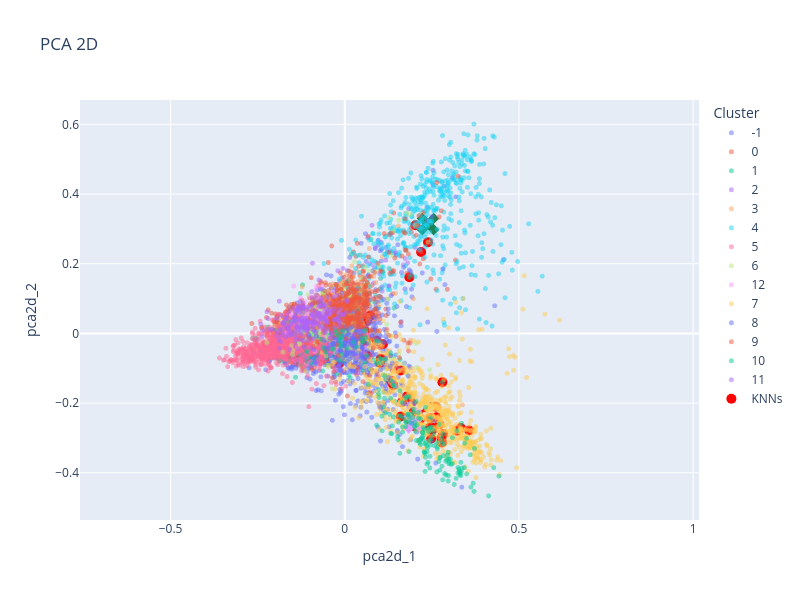

Notebook cell for this chart:
### Code cell
# PCA

# Calcular centroides de cada cluster
centroids = df.groupby(clustering_method)[['pca2d_1', 'pca2d_2']].mean().reset_index()

# Crear gráfico de dispersión interactivo con leyenda discreta
fig = px.scatter(
    df, 
    x='pca2d_1',
    y='pca2d_2',
    size=None,
    color=clustering_method,  # Usar la columna categórica para el color
    title='PCA 2D',
    color_discrete_sequence=px.colors.qualitative.Plotly,  # Usar una paleta de colores discreta
    hover_data=[clustering_method, 'title'],  # Agregar el cluster y el título al tooltip
    hover_name='title',  # Mostrar el título como identificador principal en el tooltip
    opacity=0.5
)

# Asegurar que la relación de aspecto sea 1:1 tanto en los ejes como en la figura
fig.update_layout(
    xaxis=dict(scaleanchor="y"),  # Vincula la escala del eje x con el eje y
    yaxis=dict(scaleanchor="x"),  # Vincula la escala del eje y con el eje x
    width=800,  # Establece un tamaño específico para el ancho
    height=600,  # Establece el mismo tamaño para la altura
    legend_title_text='Cluster'  # Personalizar el título de la leyenda
)

# Personalizar el formato del tooltip
fig.update_traces(
    marker=dict(size=5),
    hovertemplate="<b>Title:</b> %{hovertext}<br>" +  # Título en negrita
                  "<b>Cluster:</b> %{customdata[0]}<br>" +  # Mostrar el cluster (usando customdata)
                  "<b>X:</b> %{x}<br>" +  # Coordenada X
                  "<b>Y:</b> %{y}<br>" +  # Coordenada Y
                  "<extra></extra>"  # Eliminar información adicional no deseada
)

# Agregar puntos resaltados en rojo, sin que aparezcan en la leyenda
fig.add_scatter(
    x=df.loc[knn_idxs[0], 'pca2d_1'],
    y=df.loc[knn_idxs[0], 'pca2d_2'],
    mode='markers',
    marker=dict(color='red', size=10),
    name='KNNs',
    showlegend=True,
    customdata=df.loc[knn_idxs[0], [clustering_method]],  # Asegurar que tengan los mismos datos adicionales
    hovertext=df.loc[knn_idxs[0], 'title'],  # Usar el título también para estos puntos
    hovertemplate="<b>Title:</b> %{hovertext}<br>" +
                  "<b>Cluster:</b> %{customdata[0]}<br>" +
                  "<b>X:</b> %{x}<br>" +
                  "<b>Y:</b> %{y}<br>" +
                  "<extra></extra>"
)

# Obtener los colores usados en el gráfico principal
colors = px.colors.qualitative.Alphabet

# Crear un diccionario que mapea cada cluster a un color
cluster_colors = dict(zip(df[clustering_method].cat.categories, colors))

# Agregar centroides con el color correspondiente de su cluster
for cluster in centroids[clustering_method]:
    centroid = centroids[centroids[clustering_method] == cluster]
    fig.add_scatter(
        x=centroid['pca2d_1'],
        y=centroid['pca2d_2'],
        mode='markers',
        marker=dict(color=cluster_colors[cluster], size=20, symbol='x'),
        name=f'Centroid {cluster}',  # Opcional, si quieres que aparezca en la leyenda
        showlegend=False
    )

# Mostrar el gráfico
fig.show()

### Figure 1 — Plotly figure (JSON) as saved in the notebook; plotly's stock layout.template omitted (floating-point values rounded to 4 significant figures; data arrays with more than 128 entries replaced by an {"elided": "..."} marker saying what was removed)
{"data": [{"customdata": {"elided": "1076x2 mixed values"}, "hovertemplate": "<b>Title:</b> %{hovertext}<br><b>Cluster:</b> %{customdata[0]}<br><b>X:</b> %{x}<br><b>Y:</b> %{y}<br><extra></extra>", "hovertext": {"elided": "1076 str values"}, "legendgroup": "-1", "marker": {"color": "#636EFA", "opacity": 0.5, "size": 5, "symbol": "circle"}, "mode": "markers", "name": "-1", "showlegend": true, "type": "scattergl", "x": {"elided": "1076 float values"}, "xaxis": "x", "y": {"elided": "1076 float values"}, "yaxis": "y"}, {"customdata": {"elided": "1366x2 mixed values"}, "hovertemplate": "<b>Title:</b> %{hovertext}<br><b>Cluster:</b> %{customdata[0]}<br><b>X:</b> %{x}<br><b>Y:</b> %{y}<br><extra></extra>", "hovertext": {"elided": "1366 str values"}, "legendgroup": "0", "marker": {"color": "#EF553B", "opacity": 0.5, "size": 5, "symbol": "circle"}, "mode": "markers", "name": "0", "showlegend": true, "type": "scattergl", "x": {"elided": "1366 float values"}, "xaxis": "x", "y": {"elided": "1366 float values"}, "yaxis": "y"}, {"customdata": {"elided": "565x2 mixed values"}, "hovertemplate": "<b>Title:</b> %{hovertext}<br><b>Cluster:</b> %{customdata[0]}<br><b>X:</b> %{x}<br><b>Y:</b> %{y}<br><extra></extra>", "hovertext": {"elided": "565 str values"}, "legendgroup": "1", "marker": {"color": "#00CC96", "opacity": 0.5, "size": 5, "symbol": "circle"}, "mode": "markers", "name": "1", "showlegend": true, "type": "scattergl", "x": {"elided": "565 float values"}, "xaxis": "x", "y": {"elided": "565 float values"}, "yaxis": "y"}, {"customdata": {"elided": "162x2 mixed values"}, "hovertemplate": "<b>Title:</b> %{hovertext}<br><b>Cluster:</b> %{customdata[0]}<br><b>X:</b> %{x}<br><b>Y:</b> %{y}<br><extra></extra>", "hovertext": {"elided": "162 str values"}, "legendgroup": "2", "marker": {"color": "#AB63FA", "opacity": 0.5, "size": 5, "symbol": "circle"}, "mode": "markers", "name": "2", "showlegend": true, "type": "scattergl", "x": {"elided": "162 float values"}, "xaxis": "x", "y": {"elided": "162 float values"}, "yaxis": "y"}, {"customdata": {"elided": "187x2 mixed values"}, "hovertemplate": "<b>Title:</b> %{hovertext}<br><b>Cluster:</b> %{customdata[0]}<br><b>X:</b> %{x}<br><b>Y:</b> %{y}<br><extra></extra>", "hovertext": {"elided": "187 str values"}, "legendgroup": "3", "marker": {"color": "#FFA15A", "opacity": 0.5, "size": 5, "symbol": "circle"}, "mode": "markers", "name": "3", "showlegend": true, "type": "scattergl", "x": {"elided": "187 float values"}, "xaxis": "x", "y": {"elided": "187 float values"}, "yaxis": "y"}, {"customdata": {"elided": "461x2 mixed values"}, "hovertemplate": "<b>Title:</b> %{hovertext}<br><b>Cluster:</b> %{customdata[0]}<br><b>X:</b> %{x}<br><b>Y:</b> %{y}<br><extra></extra>", "hovertext": {"elided": "461 str values"}, "legendgroup": "4", "marker": {"color": "#19D3F3", "opacity": 0.5, "size": 5, "symbol": "circle"}, "mode": "markers", "name": "4", "showlegend": true, "type": "scattergl", "x": {"elided": "461 float values"}, "xaxis": "x", "y": {"elided": "461 float values"}, "yaxis": "y"}, {"customdata": {"elided": "693x2 mixed values"}, "hovertemplate": "<b>Title:</b> %{hovertext}<br><b>Cluster:</b> %{customdata[0]}<br><b>X:</b> %{x}<br><b>Y:</b> %{y}<br><extra></extra>", "hovertext": {"elided": "693 str values"}, "legendgroup": "5", "marker": {"color": "#FF6692", "opacity": 0.5, "size": 5, "symbol": "circle"}, "mode": "markers", "name": "5", "showlegend": true, "type": "scattergl", "x": {"elided": "693 float values"}, "xaxis": "x", "y": {"elided": "693 float values"}, "yaxis": "y"}, {"customdata": {"elided": "313x2 mixed values"}, "hovertemplate": "<b>Title:</b> %{hovertext}<br><b>Cluster:</b> %{customdata[0]}<br><b>X:</b> %{x}<br><b>Y:</b> %{y}<br><extra></extra>", "hovertext": {"elided": "313 str values"}, "legendgroup": "6", "marker": {"color": "#B6E880", "opacity": 0.5, "size": 5, "symbol": "circle"}, "mode": "markers", "name": "6", "showlegend": true, "type": "scattergl", "x": {"elided": "313 float values"}, "xaxis": "x", "y": {"elided": "313 float values"}, "yaxis": "y"}, {"customdata": {"elided": "103x2 mixed values"}, "hovertemplate": "<b>Title:</b> %{hovertext}<br><b>Cluster:</b> %{customdata[0]}<br><b>X:</b> %{x}<br><b>Y:</b> %{y}<br><extra></extra>", "hovertext": ["a branch current reallocation based energy balancing strategy for the modular multilevel matrix converter operating around equal frequency", "a branch energy control method based on optimized neutral point voltage injection for a hexagonal modular multilevel direct converter hexverter ", "a consensus approach to distributed balancing control of modular multilevel converters", "a decoupled energy control strategy for the series bridge converter sbc for hvdc applications", "a hybrid negative current compensation system for high speed railway power system", "a modular multilevel converter based railway power conditioner for power balance and harmonic compensation in scott railway traction system", "a modular multilevel matrix converter for high speed drive applications", "a multilevel ac ac conversion system and control method using y connected h bridge circuits and bidirectional switches", "a new isolated railway power supply system based on mmc and scott transformers", "a novel branch energy balancing control method for modular multilevel matrix converter under unbalanced system conditions", "a novel cascaded vector control scheme for the modular multilevel matrix converter", "a novel modulation with voltage balancing control for a modular matrix converter", "a novel space vector control with capacitor voltage balancing for a multilevel modular matrix converter", "a railway power conditioner using direct ac ac modular multilevel converter", "a railway traction power conditioner using modular multilevel converter and its control strategy for high speed railway system", "a sept branch modular multilevel converter for three phase to single phase direct ac ac equal frequency conversion", "a single phase direct ac ac modular multilevel converter for railway power conditioning", "a single phase five branch direct ac ac modular multilevel converter for railway power conditioning", "a single phase five branch modular multilevel converter for direct ac ac equal frequency conversion", "advanced traction power supply system based on modular multilevel converters", "analysis and control of modular multilevel matrix converters under branch fault conditions", "back to back mmc converter for railway application using averaged submodules model", "bipartite graph masking modulation for modular multilevel matrix converter", "braking energy recovery by modular multilevel converters in mvdc railway electrification systems", "branch energy balancing of double wye dc dc modular multilevel converter", "branch energy balancing with a generalised control concept for modular multilevel topologies using the example of the modular multilevel converter", "branch energy control for the modular multilevel direct converter hexverter", "branch energy control of the three phase to single phase direct ac ac modular multilevel converter under equal frequency operation condition", "capacitance parameter design of hexagonal modular multilevel ac ac converter", "circuit dynamics analysis and control of the full bridge five branch modular multilevel converter for comprehensive power quality management of cophase railway power system", "closed loop decoupled control and implementation of the modular multilevel matrix converter in similar equal frequency operation", "closed loop vector control of the modular multilevel matrix converter for equal input output operating frequencies", "co phase power supply scheme based on mmc and yd wiring", "comparison of two modular multilevel converter internal energy balancing methods", "comprehensive comparison of modular multilevel converter internal energy balancing methods", "control approach for a class of modular multilevel converter topologies", "control of a back to back modular multilevel matrix converter for low frequency ac transmission", "control of a three phase to five phase modular multilevel matrix converter based on a generalized control concept", "control of the cascaded h bridge multilevel matrix converter", "control scheme of the modular multilevel matrix converter using space vector modulation for wide frequency range operation", "control strategy for modular multilevel matrix converters at high output frequencies", "control strategy of the modular multilevel matrix converter", "cophase traction power supply system based mmc vv wiring", "current control and branch energy balancing of the modular multilevel matrix converter", "direct arm energy control of the modular multilevel matrix converter", "direct power control of modular multilevel matrix converter for flexible ac transmission system applications", "energy balancing of the modular multilevel matrix converter based on a new transformed arm power analysis", "evaluation of negative sequence current compensators for high speed electric railways", "exploration of a modular multilevel converter for direct ac ac conversion", "field oriented control of a modular multilevel matrix converter based variable speed drive", "four port modular multilevel ac ac converter in continuous co phase traction power supply application", "fpga based digital implementation of flexible power control for three phase to single phase mmc based advanced co phase traction power supply system", "full degree of freedom based control scheme of the single phase direct ac ac modular multilevel converter for railway power conditioning under asymmetric branch conditions", "fully decoupled branch energy balancing control method for modular multilevel matrix converter based on sequence circulating components", "fully decoupled current control and energy balancing of the modular multilevel matrix converter", "generalized control approach for a class of modular multilevel converter topologies", "half bridge sub module based modular multilevel converter in hz hz railway continuous co phase power supply application", "hardware in the loop modeling of an actively fed mvdc railway systems of the future", "harmonic and imbalance compensation in electric railway systems using modular multilevel converters under varying load conditions", "hex y a new modular multilevel converter topology for a direct ac ac power conversion", "high power multi modular matrix converters with sinusoidal input output waveforms", "hybrid railway power conditioner based on chopper cell modular multilevel converter with four legs", "hybrid railway power conditioner based on half bridge modular multilevel converter", "igct based modular multilevel converter for an ac ac rail power supply", "improved branch energy balance control for three phase to single phase modular multilevel converter for railway traction power supply", "indirect finite control set model predictive control of ac ac modular multilevel converter for railway traction system", "integrated current energy modeling and control for modular multilevel matrix converter", "inter arm voltage balance control of a modular multilevel matrix converter with injecting dual frequency circulating current", "low frequency circulating current injection in eight component control for modular multilevel matrix converter under equal frequency", "low frequency mode operation for direct ac ac modular multilevel converter systems a comparison of m c and hex y topology", "low speed drive operation of the modular multilevel converter hexverter down to zero frequency", "modeling and simulation of novel railway power supply system based on power conversion technology", "modular multilevel converter in electrified railway systems applications of rail static frequency converters and rail power conditioners", "modular multilevel matrix converter control method based on feedforward decoupling branch energy balance for fault arc suppression in distribution networks", "multilevel modular matrix converter for high voltage applications control design and experimental characteristics", "novel operation mode of the modular multilevel matrix converter based on a dimensioning algorithm", "on facilitating the modular multilevel converter power scalability through branch paralleling", "operating performance of the modular multilevel matrix converter in drive applications", "operation of modular matrix converter under close input and output frequency by using voltage space vector modulation", "operation of modular matrix converter with hieralchical control system under cell failure condition", "operation of modular multilevel matrix converters with failed branches", "optimal arm current reallocation of modular multilevel matrix converter dedicated for power grid interconnection", "optimised operation mode for the hexverter topology based on adjacent compensating power", "optimized branch current control of modular multilevel matrix converters under branch fault conditions", "optimized operation of the full bridge five branch modular multilevel converter for power quality enhancement of cophase railway power system", "performance analysis of energy balancing methods for matrix modular multilevel converters", "phase capacitor voltage balancing control for co phase traction power supply system using direct ac ac ful bridge modular multilevel converter", "predictive branch energy controller for a hybrid modular multilevel converter in quasi three level operation", "railway power conditioner based on delta connected modular multilevel converter", "reduced branch modular multilevel matrix converter with an operating point optimised control strategy in a branch failure event", "research on railway braking energy feedback device and control method", "research on symmetric bipolar mmc m tdc based flexible railway traction power supply system", "simplified rail power conditioner based on a half bridge indirect ac dc ac modular multilevel converter and a v v power transformer", "smooth transition of modular multilevel matrix converter to hexverter during single arm failure", "star connection supercapacitor embedded chmc based statcom for electrified railways", "survey on the hexverter topology a modular multilevel ac ac converter", "the comparison of different variants of new traction drives with medium frequency transformer", "using both the circulating currents and the common mode voltage for the branch energy control of modular multilevel converters", "validation of an extended loss optimised branch energy control for modular multilevel converters under unbalanced grid conditions", "vector control of a modular multilevel matrix converter for variable speed drive applications", "vector control of a modular multilevel matrix converter operating over the full output frequency range", "vibrational control for energy balancing in modular multilevel converters", "zero sequence voltage suppression control with capacitor voltage balancing for a modular multilevel matrix converter"], "legendgroup": "12", "marker": {"color": "#FF97FF", "opacity": 0.5, "size": 5, "symbol": "circle"}, "mode": "markers", "name": "12", "showlegend": true, "type": "scattergl", "x": [-0.09388, -0.07304, -0.07156, -0.008563, 0.03011, -0.04754, -0.05519, -0.08621, -0.02795, -0.026, -0.09828, -0.1673, -0.06596, -0.02249, -0.02215, -0.0101, -0.02285, -0.09335, -0.01413, -0.02962, 0.2093, -0.02868, -0.06008, 0.07092, -0.08594, -0.049, -0.04411, -0.0362, -0.01117, -0.0217, -0.1272, -0.1465, -0.05684, -0.05546, -0.02138, -0.04713, -0.06874, -0.05445, -0.1157, -0.1492, -0.112, -0.1267, -0.0322, -0.05723, -0.05954, -0.02474, -0.07094, -0.04266, -0.01469, -0.07206, -0.02036, -0.05524, -0.01787, -0.09182, -0.1131, -0.06295, -0.05544, 0.05306, -0.1306, -0.04228, -0.1305, -0.06642, -0.06851, -0.02084, -0.06876, -0.1122, -0.008606, -0.108, -0.09393, -0.07383, -0.1078, -0.0007515, -0.03731, -0.01214, -0.1527, -0.06918, -0.05411, -0.08046, -0.1514, -0.03914, 0.08328, -0.05207, -0.0257, 0.031, -0.05442, -0.04466, -0.06519, -0.1292, -0.1093, 0.0595, -0.01883, -0.01613, -0.07536, 0.04113, 0.05544, -0.07451, -0.09423, -0.07763, 0.06006, -0.0831, -0.08088, -0.004486, -0.1295], "xaxis": "x", "y": [0.0237, 0.02989, 0.04804, 0.1146, 0.01952, 0.06256, 0.04127, -0.05166, 0.08543, 0.07233, 0.107, 0.0008345, 0.1351, 0.08883, 0.08375, 0.06178, 0.03599, 0.04553, 0.09371, 0.08268, -0.2229, 0.02437, -0.006475, -0.005797, 0.03891, 0.06923, 0.05259, 0.05701, 0.006218, 0.06912, 0.1022, 0.1363, 0.06143, 0.03702, 0.06276, 0.04893, 0.05697, 0.08176, 0.04643, 0.029, 0.07572, 0.03265, 0.07049, 0.04803, 0.09569, 0.1098, 0.05593, -0.01066, 0.0193, 0.101, 0.04052, 0.03944, 0.0676, 0.05933, 0.09135, 0.06937, 0.038, 0.004263, 0.06089, 0.005983, 0.037, 0.0126, 0.0126, -0.04732, 0.09828, 0.04852, 0.08349, 0.06099, 0.04749, 0.07728, 0.0528, 0.09184, 0.07029, -0.0226, 0.05322, 0.03242, 0.02707, 0.02638, 0.05211, 0.01542, 0.1954, 0.0398, 0.02736, -0.03096, 0.04673, 0.06169, 0.04588, 0.009208, 0.0413, -0.03978, 0.05917, 0.05172, 0.06016, -0.04162, 0.06554, 0.03626, 0.0257, 0.07417, 0.001058, 0.1265, 0.1356, 0.08752, 0.05341], "yaxis": "y"}, {"customdata": {"elided": "670x2 mixed values"}, "hovertemplate": "<b>Title:</b> %{hovertext}<br><b>Cluster:</b> %{customdata[0]}<br><b>X:</b> %{x}<br><b>Y:</b> %{y}<br><extra></extra>", "hovertext": {"elided": "670 str values"}, "legendgroup": "7", "marker": {"color": "#FECB52", "opacity": 0.5, "size": 5, "symbol": "circle"}, "mode": "markers", "name": "7", "showlegend": true, "type": "scattergl", "x": {"elided": "670 float values"}, "xaxis": "x", "y": {"elided": "670 float values"}, "yaxis": "y"}, {"customdata": {"elided": "215x2 mixed values"}, "hovertemplate": "<b>Title:</b> %{hovertext}<br><b>Cluster:</b> %{customdata[0]}<br><b>X:</b> %{x}<br><b>Y:</b> %{y}<br><extra></extra>", "hovertext": {"elided": "215 str values"}, "legendgroup": "8", "marker": {"color": "#636EFA", "opacity": 0.5, "size": 5, "symbol": "circle"}, "mode": "markers", "name": "8", "showlegend": true, "type": "scattergl", "x": {"elided": "215 float values"}, "xaxis": "x", "y": {"elided": "215 float values"}, "yaxis": "y"}, {"customdata": {"elided": "402x2 mixed values"}, "hovertemplate": "<b>Title:</b> %{hovertext}<br><b>Cluster:</b> %{customdata[0]}<br><b>X:</b> %{x}<br><b>Y:</b> %{y}<br><extra></extra>", "hovertext": {"elided": "402 str values"}, "legendgroup": "9", "marker": {"color": "#EF553B", "opacity": 0.5, "size": 5, "symbol": "circle"}, "mode": "markers", "name": "9", "showlegend": true, "type": "scattergl", "x": {"elided": "402 float values"}, "xaxis": "x", "y": {"elided": "402 float values"}, "yaxis": "y"}, {"customdata": {"elided": "182x2 mixed values"}, "hovertemplate": "<b>Title:</b> %{hovertext}<br><b>Cluster:</b> %{customdata[0]}<br><b>X:</b> %{x}<br><b>Y:</b> %{y}<br><extra></extra>", "hovertext": {"elided": "182 str values"}, "legendgroup": "10", "marker": {"color": "#00CC96", "opacity": 0.5, "size": 5, "symbol": "circle"}, "mode": "markers", "name": "10", "showlegend": true, "type": "scattergl", "x": {"elided": "182 float values"}, "xaxis": "x", "y": {"elided": "182 float values"}, "yaxis": "y"}, {"customdata": {"elided": "218x2 mixed values"}, "hovertemplate": "<b>Title:</b> %{hovertext}<br><b>Cluster:</b> %{customdata[0]}<br><b>X:</b> %{x}<br><b>Y:</b> %{y}<br><extra></extra>", "hovertext": {"elided": "218 str values"}, "legendgroup": "11", "marker": {"color": "#AB63FA", "opacity": 0.5, "size": 5, "symbol": "circle"}, "mode": "markers", "name": "11", "showlegend": true, "type": "scattergl", "x": {"elided": "218 float values"}, "xaxis": "x", "y": {"elided": "218 float values"}, "yaxis": "y"}, {"customdata": [[10], [10], [10], [10], [10], [11], [10], [10], [10], [10], [10], [5], [11], [10], [-1], [10], [10], [9], [10], [11], [10], [10], [10], [-1], [10], [10], [10], [10], [10], [10], [6], [10], [10], [10], [10], [10], [10], [9], [9], [7], [3], [10], [10], [10], [10], [10], [10], [2], [-1], [-1], [7], [10], [10], [10], [7], [6], [11], [10], [3], [10], [-1], [10], [10], [10], [10], [10], [11], [11], [7], [10], [-1], [6], [10], [10], [1], [-1], [10], [10], [0], [-1], [11], [-1], [10], [1], [-1], [7], [11], [10], [1], [-1], [7], [0], [1], [10], [10], [-1], [5], [-1], [6], [-1]], "hovertemplate": "<b>Title:</b> %{hovertext}<br><b>Cluster:</b> %{customdata[0]}<br><b>X:</b> %{x}<br><b>Y:</b> %{y}<br><extra></extra>", "hovertext": ["application of neural network controller and policy gradient reinforcement learning on modular multilevel converter mmc a proof of concept", "state of charge soc balancing of battery modular multilevel management bm converter using q learning", "reinforcement learning based modulation for balancing capacitor voltage and thermal stress to enhance current capability of mmcs", "inverse application of artificial intelligence for the control of power converters", "optimized real time control for modular multilevel converters using adaptive neural networks", "machine learning emulation of model predictive control for modular multilevel converters", "open circuit fault diagnosis for a modular multilevel converter based on hybrid machine learning", "artificial intelligence applications in the control and performance improvement of modular multilevel converters a review", "neural network controller based on direct and indirect model predictive for modular multilevel converters", "machine learning based modeling for real time inferencer in the loop hardware emulation of high speed rail microgrid", "machine learning enhanced predictive control for modular multilevel converters in hvdc transmission systems", "level increased ishe modulation method for modular multilevel converters based on ddpg", "predictor based data driven model free adaptive predictive control of power converters using machine learning", "machine learning based operating region extension of modular multilevel converters under unbalanced grid faults", "reinforcement learning based method to exploit vulnerabilities of false data injection attack detectors in modular multilevel converters", "an open circuit fault detection and location strategy for mmc with feature extraction and random forest", "neural network based model predictive control approach for modular multilevel converters", "transfer learning based online impedance identification for modular multilevel converters", "condition monitoring for power converters via deep one class classification", "neural network based model predictive controllers for modular multilevel converters", "hybrid condition monitoring for power converters learning based methods with statistical guarantees", "fault diagnosis for modular multilevel converter mmc based on deep learning an edge implementation using binary neural network", "compound fault diagnosis method of modular multilevel converter based on improved capsule network", "reinforcement learning based false data injection attacks detector for modular multilevel converters", "capacitor monitoring for modular multilevel converters based on intelligent algorithm", "design and analysis of the model predictive control implemented by the ann technique for mmc based rectifier with improved grid adaptability", "dc short circuit fault detection for mmc hvdc grid based on improved dbn and dc fault current statistical features", "a connectionist based approach for reducing the number of voltage sensors in modular multilevel converter", "health management of power electronics systems", "auto tuned model predictive control based neural network controller for modular multilevel converters", "artificial neural network based pi control of battery energy storage system connected with mmc hvdc system", "data driven impedance identification and stability online assessment of wind farm connected with mmc hvdc", "an ultra high speed mmc hvdc fault location algorithm based on regression neural network", "power management systems for harmonic elimination using federated learning approach", "denoising and voltage estimation in modular multilevel converters using deep neural networks", "fault identification method of mmc hvdc based on gru neural network", "an open circuit faults diagnosis method based on xg boost used in mmc", "transfer learning framework for impedance characterization of modular multilevel converters", "data driven impedance identification and stability online assessment of dfig based wind farm integration with mmc hvdc", "overview of modeling schemes for mmc converter in flexible dc distribution network", "gwo based pi controller assisted half bridge sub module mmc for hybrid energy system", "fault diagnosis of modular multilevel converter based on dcnn and lstm network", "open circuit fault diagnosis for modular multilevel converter using wavelet neural network", "igbt open circuit fault diagnosis method for a modular multilevel converter based on pnn md", "capacitor parameter estimation based on wavelet transform and convolution neural network", "deep convolution neural network based fault detection and identification for modular multilevel converters", "physical mechanism and data hybrid modeling for device level emulation of modular multilevel converter", "neural network trained cold plate models for modular converter exploration", "an on line capacitor condition monitoring method based on switching frequencies for modular multilevel converters", "distributed neural network observer for submodule capacitor voltage estimation in modular multilevel converters", "parameters inversion of equivalent rlc fault circuit for mmc hvdc grid based on bp neural network", "bayesian regularization based mpc for a hybrid modular multilevel converter", "single ended fault detection scheme using support vector machine for multi terminal direct current systems based on modular multilevel converter", "real time fault detection and identification for mmc using d convolutional neural networks", "adaptive fault current limiting strategy for flexible dc power grids based on deep neural networks", "estimation of battery parameters in cascaded half bridge converters with reduced voltage sensors", "data driven neural predictors based robust mpc for power converters", "sub module capacitor voltage balancing control based on model prediction", "application of artificial intelligence to diagnose faults of grid tied solar power systems", "short time wavelet entropy integrating improved lstm for fault diagnosis of modular multilevel converter", "voltage estimation for diode clamped mmcs based on a simplified neural network", "supervisory real time multidomain modeling and hardware emulation of fuel cell hybrid electric bus behavioral transients", "thermal estimation of modular multilevel converter submodule using deep regression on gru and lstm network", "fault diagnosis of modular multilevel converter based on rnn and wavelet analysis", "a fast data driven method for submodule open circuit fault localization in a modular multilevel converter", "submodule fault detection in mmcs using support vector classification", "neural predictor based low switching frequency fcs mpc for mmc with online weighting factors tuning", "neural predictor based dynamic surface predictive control for power converters", "data driven parameter inversion for dc fault current analytical solution of modular multilevel converter based high voltage dc grid", "dcscf detection method of mmc dc grid based on statistical feature and dbn softmax", "improving the resilience of modular multilevel converters using concurrent estimators", "parameter estimation of batteries in mmcs with parallel connectivity using pso", "reliability improvement of mmc in energy storage system using ann based sensorless estimation for sub module voltages", "igbt open circuit fault diagnosis based on improved support vector machine", "design and simulation of marine electromagnetic transmission system", "an improved resnet based method for online assessment of the aging state of mmc sub module capacitors", "data driven modeling of modular multilevel converters based on hht and cnn lstm am neural network", "fault diagnosis of submodule open circuit failures for modular multilevel converters with the data processing of sensors", "an intelligent control for m statcom applications", "voltage estimation in combination with level adjusted phase shifted carrier modulation la psc for sensorless balancing of diode clamped modular multilevel converters mmcs ", "event triggered neural predictor based fcs mpc for mmc", "a simplified loss model of modular multilevel converter", "data driven fault detection of multiple open circuit faults for mmc systems based on long short term memory networks", "a modular multilevel converter based inductive power transfer system", "novel distributed control platform and algorithm for a modular multilevel matrix converter", "fault analysis and voltage support strategy through equivalent line impedances for mmcs in ac dc hybrid distribution networks under asymmetrical faults", "predictor based neural network finite set predictive control for modular multilevel converter", "switch open circuit fault localization strategy for mmcs using sliding time window based features extraction algorithm", "evaluation of isolated three phase ac dc converter using modular multilevel converter topology", "review on control strategy for flexible ac dc hybrid distribution network based on modular multi level converter topology", "fault isolation method for smart dc distribution networks with multiple types of converters", "control and experiment of a v kw motor drive using modular multilevel cascade converter based on triple star bridge cells mmcc tsbc ", "a model for a three phase modular multi level converter based on inductive power transfer technology m lc ipt ", "an open circuit faults diagnosis method for mmc based on extreme gradient boosting", "multiple igbt open circuit fault diagnosis strategy for mmc using feature reconstruction based recurrent neural network", "an on line capacitance and esr monitoring method of submodule capacitors for nearest level modulation based modular multilevel converters", "optimal modulation method for modular multilevel converters in medium voltage dc distribution networks", "communication aspects in the distributed control architecture of a modular multilevel converter", "design and verification of a dc direct mounted energy storage topology", "control system communication architecture for power electronic building blocks"], "marker": {"color": "red", "size": 10}, "mode": "markers", "name": "KNNs", "showlegend": true, "type": "scatter", "x": [-0.01326, -0.01184, -0.05463, 0.05051, -0.01038, -0.01345, 0.2476, -0.03759, -0.02505, 0.06014, 0.05716, -0.1188, -0.009318, -0.009052, 0.01101, 0.2106, -0.02545, 0.06261, 0.1325, -0.02917, 0.1391, 0.1014, 0.1645, 0.003672, -0.01661, 0.09135, 0.2716, 0.006061, 0.1034, -0.0184, 0.239, 0.1854, 0.2317, -0.06654, -0.011, 0.2803, 0.2482, 0.07292, 0.2192, 0.3569, -0.00109, 0.1783, 0.282, 0.2517, -0.03151, 0.2171, 0.06309, 0.04937, -0.01621, -0.06613, 0.2635, -0.012, 0.3216, 0.1976, 0.3331, -0.02315, 0.004511, -0.1087, 0.1602, 0.2461, -0.1069, 0.0512, 0.03392, 0.1846, 0.2006, 0.1611, -0.0672, -0.01222, 0.2425, 0.2047, 0.007419, -0.02652, -0.006576, 0.244, -0.003404, -0.01367, 0.02378, 0.1842, 0.1094, -0.1133, -0.05045, -0.1089, 0.2778, -0.1217, -0.05842, 0.2607, -0.04209, 0.2121, -0.1635, -0.01733, 0.2312, -0.1058, -0.09852, 0.2013, 0.279, -0.05906, -0.1133, -0.05778, 0.2028, 0.03133], "y": [-0.02102, -0.01379, -0.0538, -0.01404, -0.008281, 0.02228, -0.2688, -0.04514, 0.001815, -0.01193, 0.007449, -0.03836, 0.05546, -0.06003, 0.01267, -0.2271, 0.01056, 0.03601, -0.1356, 0.01622, -0.1488, -0.08485, -0.1972, 0.0277, -0.07606, -0.02124, -0.2608, -0.0436, -0.07285, -0.004864, 0.262, 0.1611, -0.2122, -0.01751, -0.02893, -0.1398, -0.3016, 0.05042, 0.2336, -0.2785, 0.04852, -0.1814, -0.2886, -0.2766, -0.04452, -0.245, -0.063, 0.03223, -0.08643, -0.05793, -0.2404, -0.03762, -0.2791, -0.2259, -0.2713, -0.03506, 0.06064, -0.05183, -0.1061, -0.2421, -0.06373, -0.02305, -0.03867, -0.1825, -0.2663, -0.2381, 0.03825, 0.0699, -0.2107, -0.195, -0.01677, -0.05465, 0.007282, -0.2712, 0.01789, -0.05385, -0.02497, -0.246, -0.03098, -0.06702, 0.05379, -0.05703, -0.3001, -0.006629, 0.07159, -0.2102, 0.05751, -0.243, -0.005886, 0.012, -0.1972, 0.04162, 0.02192, -0.2556, -0.3129, -0.07298, 0.02732, -0.0162, 0.3104, 0.03603]}, {"marker": {"color": "#AA0DFE", "size": 20, "symbol": "x"}, "mode": "markers", "name": "Centroid -1", "showlegend": false, "type": "scatter", "x": [-0.0246], "y": [-0.02533]}, {"marker": {"color": "#3283FE", "size": 20, "symbol": "x"}, "mode": "markers", "name": "Centroid 0", "showlegend": false, "type": "scatter", "x": [-0.07224], "y": [0.01796]}, {"marker": {"color": "#85660D", "size": 20, "symbol": "x"}, "mode": "markers", "name": "Centroid 1", "showlegend": false, "type": "scatter", "x": [-0.06151], "y": [-0.006244]}, {"marker": {"color": "#782AB6", "size": 20, "symbol": "x"}, "mode": "markers", "name": "Centroid 2", "showlegend": false, "type": "scatter", "x": [-0.002843], "y": [-0.02164]}, {"marker": {"color": "#565656", "size": 20, "symbol": "x"}, "mode": "markers", "name": "Centroid 3", "showlegend": false, "type": "scatter", "x": [-0.001512], "y": [0.08093]}, {"marker": {"color": "#1C8356", "size": 20, "symbol": "x"}, "mode": "markers", "name": "Centroid 4", "showlegend": false, "type": "scatter", "x": [0.239], "y": [0.3138]}, {"marker": {"color": "#16FF32", "size": 20, "symbol": "x"}, "mode": "markers", "name": "Centroid 5", "showlegend": false, "type": "scatter", "x": [-0.1743], "y": [-0.04058]}, {"marker": {"color": "#F7E1A0", "size": 20, "symbol": "x"}, "mode": "markers", "name": "Centroid 6", "showlegend": false, "type": "scatter", "x": [-0.01032], "y": [0.04343]}, {"marker": {"color": "#E2E2E2", "size": 20, "symbol": "x"}, "mode": "markers", "name": "Centroid 7", "showlegend": false, "type": "scatter", "x": [0.2268], "y": [-0.1989]}, {"marker": {"color": "#1CBE4F", "size": 20, "symbol": "x"}, "mode": "markers", "name": "Centroid 8", "showlegend": false, "type": "scatter", "x": [0.02852], "y": [-0.008732]}, {"marker": {"color": "#C4451C", "size": 20, "symbol": "x"}, "mode": "markers", "name": "Centroid 9", "showlegend": false, "type": "scatter", "x": [0.0183], "y": [0.07913]}, {"marker": {"color": "#DEA0FD", "size": 20, "symbol": "x"}, "mode": "markers", "name": "Centroid 10", "showlegend": false, "type": "scatter", "x": [0.1999], "y": [-0.2555]}, {"marker": {"color": "#FE00FA", "size": 20, "symbol": "x"}, "mode": "markers", "name": "Centroid 11", "showlegend": false, "type": "scatter", "x": [-0.1009], "y": [0.0428]}, {"marker": {"color": "#325A9B", "size": 20, "symbol": "x"}, "mode": "markers", "name": "Centroid 12", "showlegend": false, "type": "scatter", "x": [-0.05161], "y": [0.04818]}], "layout": {"height": 600, "legend": {"title": {"text": "Cluster"}, "tracegroupgap": 0}, "title": {"text": "PCA 2D"}, "width": 800, "xaxis": {"anchor": "y", "domain": [0, 1], "scaleanchor": "y", "title": {"text": "pca2d_1"}}, "yaxis": {"anchor": "x", "domain": [0, 1], "scaleanchor": "x", "title": {"text": "pca2d_2"}}}}
